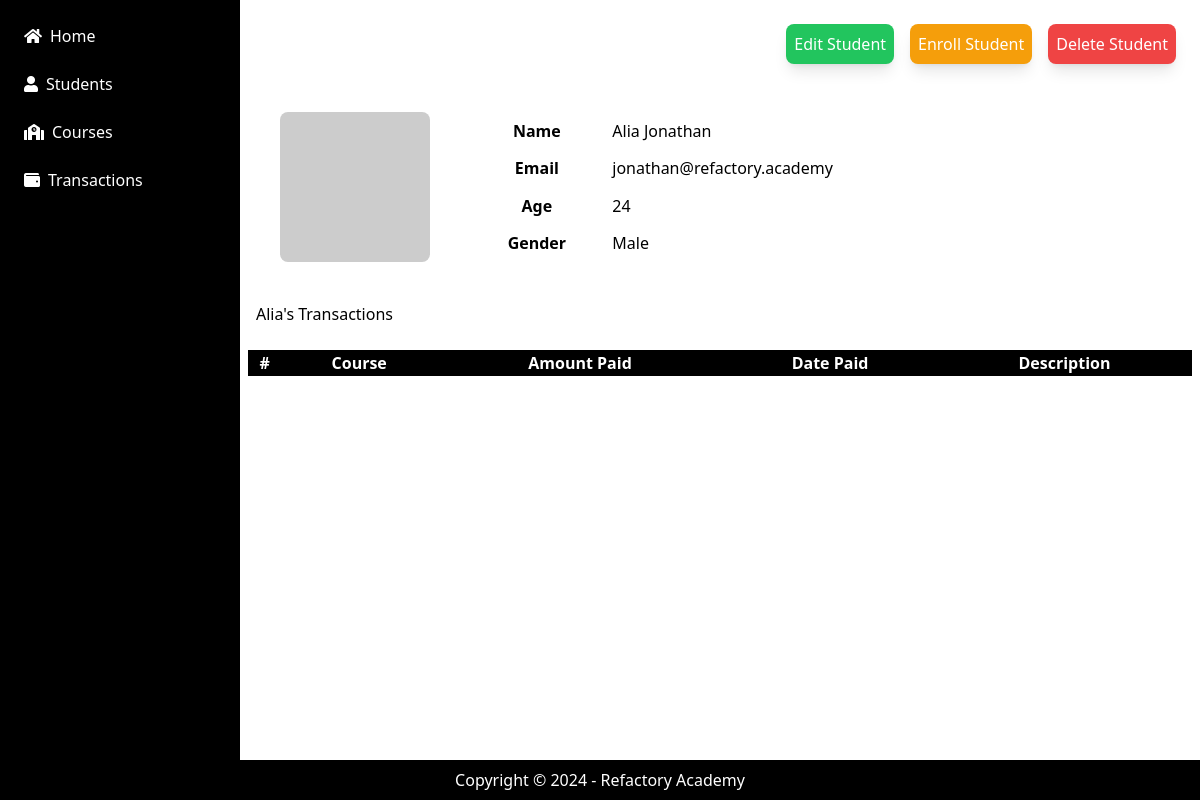
The app's page /student/view/3 with its own data.
### application/models.py (models this page shows)
class Student(models.Model):
    first_name = models.CharField(max_length=255)
    last_name = models.CharField(max_length=255)
    email = models.EmailField(max_length=254)
    age = models.IntegerField()
    gender = models.CharField(max_length=255)

### application/views.py (the view)
# urls.py: path('student/view/<int:student_id>', viewStudent, name="viewStudent"),
def viewStudent(request, student_id):
    student_obj = Student.objects.get(id=student_id)
    all_transactions = Transactions.objects.filter(student_id=student_id)
    enrollments = EnrolledStudent.objects.filter(student_id=student_id)
    context = {
        "student": student_obj,
        "all_transactions": all_transactions,
        "enrollments": enrollments,
    }
    template = loader.get_template("view_student.html")
    return HttpResponse(template.render(context))

### application/templates/view_student.html
{% extends 'base.html' %}
{% block content %}
    <div class="p-4 flex gap-4 justify-end">
        <a href="/student/edit/{{ student.id }}" class="p-2 bg-green-500 text-white rounded-lg shadow-lg"> Edit Student </a>
        <a href="/student/enroll/{{ student.id }}" class="p-2 bg-amber-500 text-white rounded-lg shadow-lg"> Enroll Student </a>
        <a href="/student/delete/{{ student.id }}" class="p-2 bg-red-500 text-white rounded-lg shadow-lg"> Delete Student </a>
    </div>
    <div class="w-full grid grid-cols-10 p-4">
        <div class="col-span-2 p-4">
            <img src="https://picsum.photos/200" class="h-[150px] rounded-lg" alt="">
        </div>
        <div class="col-span-8 p-4">
            <table class="w-full h-full">
                <tr>
                    <th> Name </th>
                    <td> {{ student.first_name }} {{ student.last_name }} </td>
                </tr>
                <tr>
                    <th> Email </th>
                    <td> {{ student.email }} </td>
                </tr>
                <tr>
                    <th> Age </th>
                    <td> {{ student.age }} </td>
                </tr>
                <tr>
                    <th> Gender </th>
                    <td> {{ student.gender }} </td>
                </tr>
            </table>
        </div>
    </div>
    <h1 class="p-2"> {{ student.first_name }}'s Transactions </h1>
    <table class="w-full mt-4">
        <thead class="bg-black text-white">
            <tr>
                <th> # </th>
                <th> Course </th>
                <th> Amount Paid </th>
                <th> Date Paid </th>
                <th> Description </th>
            </tr>
        </thead>
    </table>
{% endblock %}

### records on screen
Student: first_name "Alia", last_name "Jonathan", email "jonathan@refactory.academy", age "24", gender "Male"
